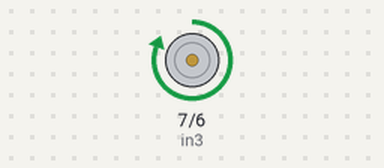
A sketch run on a simulated Arduino Mega 2560, built with avr-gcc and run on an emulated ATmega2560. On the bench: motor-driver pin pairs drawn as motors (green arrow = first pin HIGH = forward, orange = second pin HIGH = backward, longer = more drive, scaled by the enable pin).

Above: at 1.0 s.
At 5.5 s:
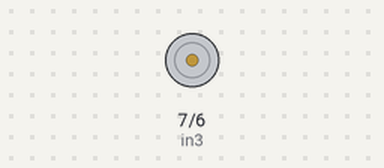
Timing chart, 0 to 6.9 s (numbered marks = the images above):
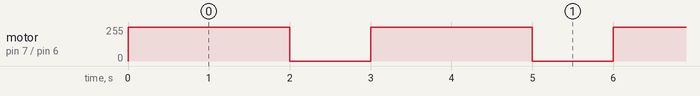

Measured:
- by itself, motor on pin 7 (in3) / pin 6 (in4): alternates forward 255/255 for 2.0 s and stopped for 1.0 s

The sketch:

bo_motor.ino
```cpp
// Motor A connections
//int enA = 9;
//int in1 = 8;
//int in2 = 7;
// Motor B connections
int enB = 46;
int in3 = 7;
int in4 = 6;

void setup() {
  // Set all the motor control pins to outputs
//  pinMode(enA, OUTPUT);
  pinMode(enB, OUTPUT);
//  pinMode(in1, OUTPUT);
//  pinMode(in2, OUTPUT);
  pinMode(in3, OUTPUT);
  pinMode(in4, OUTPUT);

  // Turn off motors - Initial state
//  digitalWrite(in1, LOW);
//  digitalWrite(in2, LOW);
  digitalWrite(in3, LOW);
  digitalWrite(in4, LOW);
}

void loop() {
  directionControl();
  delay(1000);
//  speedControl();
//  delay(1000);
}

// This function lets you control spinning direction of motors
void directionControl() {
  // Set motors to maximum speed
  // For PWM maximum possible values are 0 to 255
//  analogWrite(enA, 255);
  analogWrite(enB, 255);

  // Turn on motor A & B
//  digitalWrite(in1, HIGH);
//  digitalWrite(in2, LOW);
  digitalWrite(in3, HIGH);
  digitalWrite(in4, LOW);
  delay(2000);

  // Now change motor directions
//  digitalWrite(in1, LOW);
//  digitalWrite(in2, HIGH);
//  digitalWrite(in3, LOW);
//  digitalWrite(in4, HIGH);
//  delay(2000);

  // Turn off motors
//  digitalWrite(in1, LOW);
//  digitalWrite(in2, LOW);
  digitalWrite(in3, LOW);
  digitalWrite(in4, LOW);
}

// This function lets you control speed of the motors
void speedControl() {
  // Turn on motors
//  digitalWrite(in1, LOW);
//  digitalWrite(in2, HIGH);
  digitalWrite(in3, LOW);
  digitalWrite(in4, HIGH);

  // Accelerate from zero to maximum speed
  for (int i = 0; i < 256; i++) {
//    analogWrite(enA, i);
    analogWrite(enB, i);
    delay(20);
  }

  // Decelerate from maximum speed to zero
  for (int i = 255; i >= 0; --i) {
//    analogWrite(enA, i);
    analogWrite(enB, i);
    delay(20);
  }

  // Now turn off motors
//  digitalWrite(in1, LOW);
//  digitalWrite(in2, LOW);
  digitalWrite(in3, LOW);
  digitalWrite(in4, LOW);
}
```
